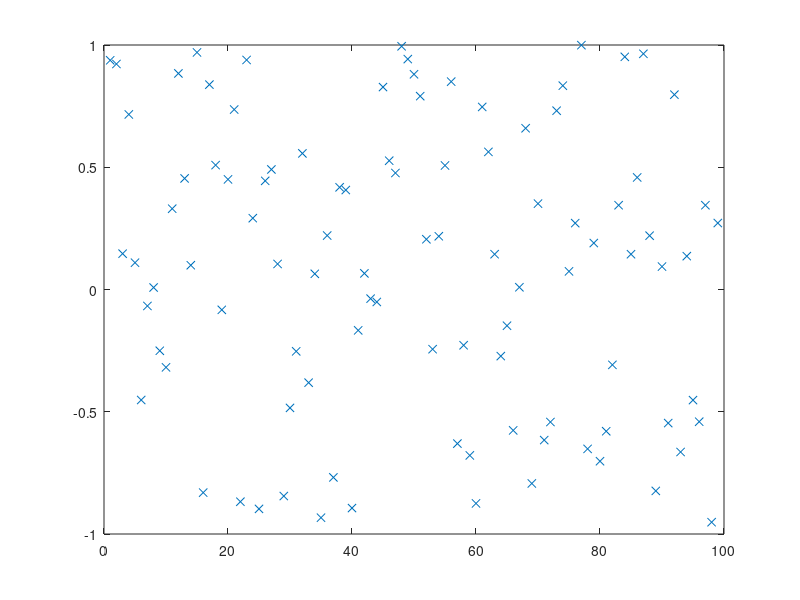

Write the MATLAB code that produced this figure. (Note: this script raises an error after producing the figure.)
% script <a href="matlab:NR_HeapSortTest">NR_HeapSortTest</a>
% Test <a href="matlab:help NR_HeapSort">NR_HeapSort</a> on a random set of data.
% Numerical Renaissance codebase, Chapter 7, https://github.com/tbewley/NR
% Copyright 2022 by Thomas Bewley, distributed under BSD 3-Clause License. 

n=99; D=2*rand(n,1)-1; close all, plot(D(:,1),'x'), pause(0.5)
[D,index]=NR_HeapSort(D,1,n);        plot(D(:,1),'x')

% end script NR_HeapSortTest
